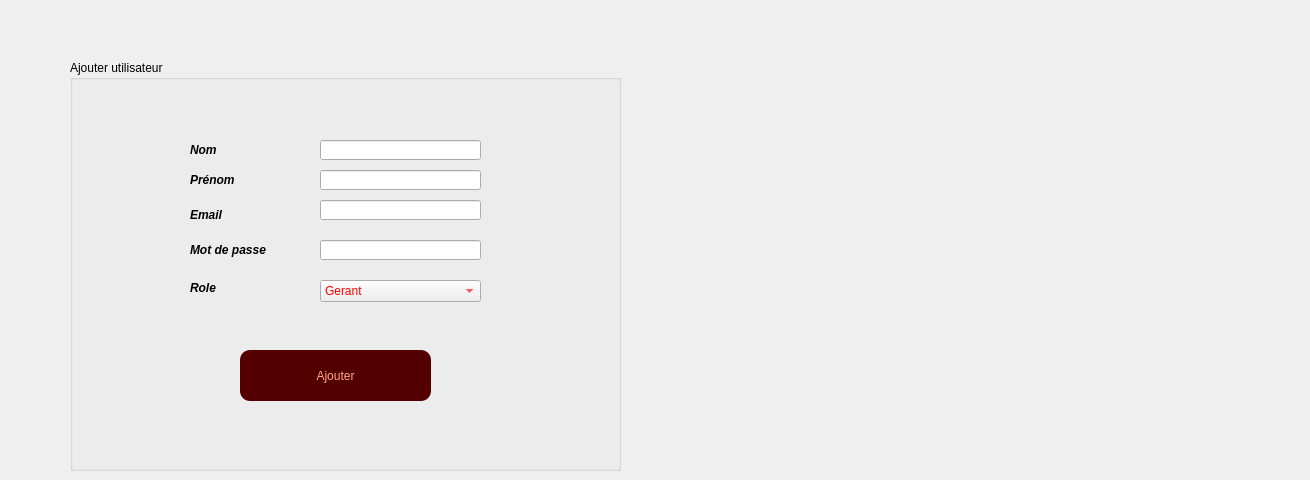
    <widget class="QWidget" name="page_3">
     <widget class="QGroupBox" name="groupBox_3">
      <property name="geometry">
       <rect>
        <x>70</x>
        <y>60</y>
        <width>551</width>
        <height>411</height>
       </rect>
      </property>
      <property name="styleSheet">
       <string notr="true">QPushButton { color: red }
QLineEdit { color: red }
QComboBox { color: red }

QPushButton{
    color: rgb(255, 170, 127);
	font: 63 10pt &quot;Yu Gothic UI Semibold&quot;;

    background-color: rgb(255, 170, 127);
	background: rgb(85, 0, 0);

	border-radius:10px;
}
QPushButton:hover
{
color: rgb(255, 170, 127);

background:rgb(175, 31, 36);



border-radius:10px;
}

QPushButton:focus
{
color: rgb(255, 170, 127);

background:rgb(175, 31, 36);

border-radius:10px;
}</string>
      </property>
      <property name="title">
       <string>Ajouter utilisateur</string>
      </property>
      <widget class="QLabel" name="label_8">
       <property name="geometry">
        <rect>
         <x>120</x>
         <y>80</y>
         <width>51</width>
         <height>21</height>
        </rect>
       </property>
       <property name="styleSheet">
        <string notr="true"/>
       </property>
       <property name="text">
        <string>&lt;html&gt;&lt;head/&gt;&lt;body&gt;&lt;p&gt;&lt;span style=&quot; font-size:9pt; font-weight:600; font-style:italic;&quot;&gt;Nom&lt;/span&gt;&lt;/p&gt;&lt;/body&gt;&lt;/html&gt;</string>
       </property>
      </widget>
      <widget class="QLabel" name="label_9">
       <property name="geometry">
        <rect>
         <x>120</x>
         <y>110</y>
         <width>81</width>
         <height>21</height>
        </rect>
       </property>
       <property name="text">
        <string>&lt;html&gt;&lt;head/&gt;&lt;body&gt;&lt;p&gt;&lt;span style=&quot; font-size:9pt; font-weight:600; font-style:italic;&quot;&gt;Prénom&lt;/span&gt;&lt;/p&gt;&lt;/body&gt;&lt;/html&gt;</string>
       </property>
      </widget>
      <widget class="QLabel" name="label_10">
       <property name="geometry">
        <rect>
         <x>120</x>
         <y>140</y>
         <width>47</width>
         <height>31</height>
        </rect>
       </property>
       <property name="text">
        <string>&lt;html&gt;&lt;head/&gt;&lt;body&gt;&lt;p&gt;&lt;span style=&quot; font-size:9pt; font-weight:600; font-style:italic;&quot;&gt;Email&lt;/span&gt;&lt;/p&gt;&lt;/body&gt;&lt;/html&gt;</string>
       </property>
      </widget>
      <widget class="QLabel" name="label_11">
       <property name="geometry">
        <rect>
         <x>120</x>
         <y>180</y>
         <width>121</width>
         <height>21</height>
        </rect>
       </property>
       <property name="text">
        <string>&lt;html&gt;&lt;head/&gt;&lt;body&gt;&lt;p&gt;&lt;span style=&quot; font-size:9pt; font-weight:600; font-style:italic;&quot;&gt;Mot de passe&lt;/span&gt;&lt;/p&gt;&lt;/body&gt;&lt;/html&gt;</string>
       </property>
      </widget>
      <widget class="QLabel" name="label_12">
       <property name="geometry">
        <rect>
         <x>120</x>
         <y>220</y>
         <width>41</width>
         <height>16</height>
        </rect>
       </property>
       <property name="minimumSize">
        <size>
         <width>41</width>
         <height>0</height>
        </size>
       </property>
       <property name="maximumSize">
        <size>
         <width>41</width>
         <height>16777215</height>
        </size>
       </property>
       <property name="text">
        <string>&lt;html&gt;&lt;head/&gt;&lt;body&gt;&lt;p&gt;&lt;span style=&quot; font-size:9pt; font-weight:600; font-style:italic;&quot;&gt;Role&lt;/span&gt;&lt;/p&gt;&lt;/body&gt;&lt;/html&gt;</string>
       </property>
      </widget>
      <widget class="QLineEdit" name="inscription_nom_2">
       <property name="geometry">
        <rect>
         <x>250</x>
         <y>80</y>
         <width>161</width>
         <height>20</height>
        </rect>
       </property>
       <property name="text">
        <string/>
       </property>
      </widget>
      <widget class="QLineEdit" name="inscription_prenom_2">
       <property name="geometry">
        <rect>
         <x>250</x>
         <y>110</y>
         <width>161</width>
         <height>20</height>
        </rect>
       </property>
       <property name="text">
        <string/>
       </property>
      </widget>
      <widget class="QLineEdit" name="inscription_email_2">
       <property name="geometry">
        <rect>
         <x>250</x>
         <y>140</y>
         <width>161</width>
         <height>20</height>
        </rect>
       </property>
      </widget>
      <widget class="QLineEdit" name="inscription_mdp_2">
       <property name="geometry">
        <rect>
         <x>250</x>
         <y>180</y>
         <width>161</width>
         <height>20</height>
        </rect>
       </property>
      </widget>
      <widget class="QPushButton" name="inscription_inscrit_2">
       <property name="geometry">
        <rect>
         <x>170</x>
         <y>290</y>
         <width>191</width>
         <height>51</height>
        </rect>
       </property>
       <property name="styleSheet">
        <string notr="true">QPushButton { color: red }
QLineEdit { color: red }
QComboBox { color: red }
QPushButton{
    color: rgb(255, 170, 127);
	font: 63 10pt &quot;Yu Gothic UI Semibold&quot;;

    background-color: rgb(255, 170, 127);
	background: rgb(85, 0, 0);

	border-radius:10px;
}
QPushButton:hover
{
color: rgb(255, 170, 127);

background:rgb(175, 31, 36);



border-radius:10px;
}

QPushButton:focus
{
color: rgb(255, 170, 127);

background:rgb(175, 31, 36);

border-radius:10px;
}</string>
       </property>
       <property name="text">
        <string>Ajouter</string>
       </property>
      </widget>
      <widget class="QComboBox" name="inscription_role">
       <property name="geometry">
        <rect>
         <x>250</x>
         <y>220</y>
         <width>161</width>
         <height>22</height>
        </rect>
       </property>
       <property name="styleSheet">
        <string notr="true"/>
       </property>
       <item>
        <property name="text">
         <string>Gerant</string>
        </property>
       </item>
       <item>
        <property name="text">
         <string>Chef</string>
        </property>
       </item>
       <item>
        <property name="text">
         <string>Serveur</string>
        </property>
       </item>
       <item>
        <property name="text">
         <string>Caissier</string>
        </property>
       </item>
       <item>
        <property name="text">
         <string>G commande</string>
        </property>
       </item>
       <item>
        <property name="text">
         <string>G fournisseur</string>
        </property>
       </item>
      </widget>
     </widget>
     <widget class="QLabel" name="label_35">
      <property name="geometry">
       <rect>
        <x>660</x>
        <y>110</y>
        <width>641</width>
        <height>301</height>
       </rect>
      </property>
      <property name="text">
       <string/>
      </property>
      <property name="pixmap">
       <pixmap>add-user-2-256.png</pixmap>
      </property>
     </widget>
    </widget>
